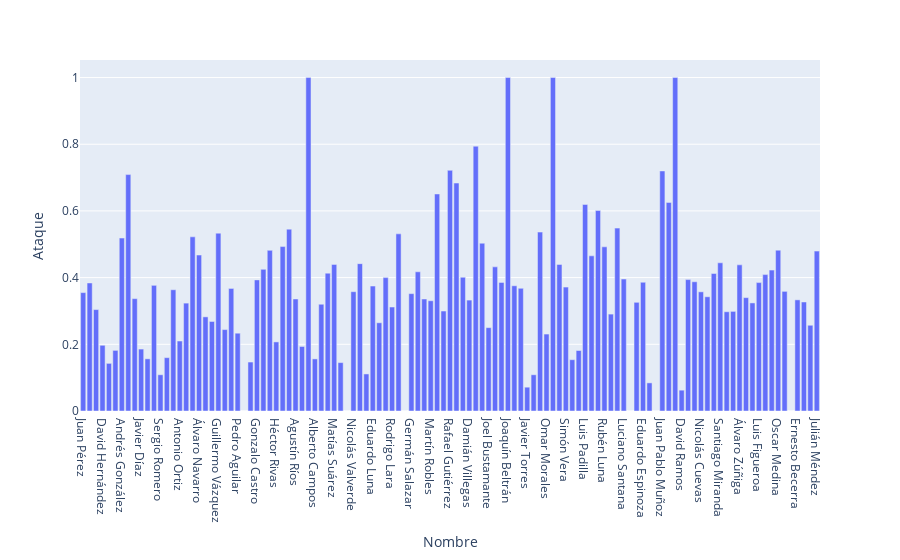

Notebook code cell kept with this figure:
### Code cell
fig2 = px.bar(df, x= "Nombre", y = "Ataque")

fig2.show()

### Figure 1 — Plotly figure (JSON) as saved in the notebook; plotly's stock layout.template omitted (floating-point values rounded to 4 significant figures)
{"data": [{"alignmentgroup": "True", "hovertemplate": "Nombre=%{x}<br>Ataque=%{y}<extra></extra>", "legendgroup": "", "marker": {"color": "#636efa", "pattern": {"shape": ""}}, "name": "", "offsetgroup": "", "orientation": "v", "showlegend": false, "textposition": "auto", "type": "bar", "x": ["Juan Pérez", "Carlos López", "Miguel Rodríguez", "David Hernández", "José Martínez", "Alejandro García", "Andrés González", "Daniel Sánchez", "Francisco Ramírez", "Javier Díaz", "Fernando Morales", "Luis Castillo", "Sergio Romero", "Diego Torres", "Manuel Cruz", "Antonio Ortiz", "Pablo Jiménez", "Santiago Flores", "Álvaro Navarro", "Tomás Méndez", "Iván Ruiz", "Guillermo Vázquez", "Rubén Fernández", "Adrián Mendoza", "Pedro Aguilar", "Raúl Paredes", "Enrique Herrera", "Gonzalo Castro", "Jaime Domínguez", "Mario Peña", "Héctor Rivas", "Marcos Silva", "Cristian Escobar", "Agustín Ríos", "Bruno Valenzuela", "Oscar Salinas", "Alberto Campos", "Hugo Cordero", "Felipe Ponce", "Matías Suárez", "Julián Blanco", "Sebastián Ortega", "Nicolás Valverde", "Ricardo Vega", "Ángel Reyes", "Eduardo Luna", "Esteban Bautista", "Vicente Moreno", "Rodrigo Lara", "Fabián Palacios", "Emiliano Pizarro", "Germán Salazar", "Kevin Nieto", "Alfredo Quintana", "Martín Robles", "Jesús Ferrer", "Samuel Arce", "Rafael Gutiérrez", "Marcos Zamora", "Jonathan Núñez", "Damián Villegas", "Ezequiel Galindo", "Bruno Santillán", "Joel Bustamante", "Gabriel Paredes", "Arturo Montes", "Joaquín Beltrán", "Mauricio Carrillo", "Matías Benítez", "Javier Torres", "Hugo Orozco", "Lucas Valero", "Omar Morales", "Raúl Montoya", "Daniel Frías", "Simón Vera", "Franco Soto", "Abel Galván", "Luis Padilla", "Israel Barrera", "Efraín Guerra", "Rubén Luna", "Adolfo Caballero", "Cristian Fuentes", "Luciano Santana", "Aarón Ríos", "Gonzalo Montero", "Eduardo Espinoza", "Antonio Vega", "Adrián Ruiz", "Juan Pablo Muñoz", "Rafael Navarro", "Jaime Molina", "David Ramos", "Andrés Castaño", "Jorge Lozano", "Nicolás Cuevas", "Félix Aguilera", "Alex Soria", "Santiago Miranda", "Diego Tapia", "Camilo Escamilla", "Álvaro Zúñiga", "Ángel Valencia", "Gonzalo Pastor", "Luis Figueroa", "Ricardo Benítez", "Martín Sandoval", "Oscar Medina", "Leonardo Cárdenas", "Jesús Ventura", "Ernesto Becerra", "Vicente Sosa", "Bruno Miranda", "Julián Méndez"], "xaxis": "x", "y": [0.3551, 0.384, 0.3041, 0.1971, 0.1429, 0.1818, 0.5187, 0.709, 0.3369, 0.1857, 0.1565, 0.3769, 0.1087, 0.16, 0.3636, 0.2099, 0.3235, 0.5223, 0.4677, 0.2824, 0.2685, 0.5333, 0.2442, 0.3675, 0.2333, 0, 0.1468, 0.3932, 0.4248, 0.4818, 0.2072, 0.4931, 0.5453, 0.3359, 0.1935, 1, 0.1562, 0.3202, 0.4134, 0.4397, 0.1452, 0, 0.3578, 0.4419, 0.1111, 0.3748, 0.2646, 0.4, 0.3118, 0.5312, 0, 0.352, 0.4174, 0.3359, 0.3307, 0.6508, 0.2998, 0.7218, 0.6836, 0.4011, 0.3326, 0.7942, 0.5032, 0.25, 0.4323, 0.3857, 1, 0.3755, 0.368, 0.07143, 0.1087, 0.5365, 0.2308, 1, 0.4396, 0.3717, 0.1538, 0.1814, 0.6195, 0.4653, 0.6011, 0.4924, 0.2906, 0.5485, 0.3958, 0, 0.326, 0.3862, 0.08434, 0, 0.7199, 0.6256, 1, 0.0625, 0.3941, 0.3875, 0.3574, 0.3426, 0.4123, 0.4444, 0.2977, 0.2987, 0.4383, 0.34, 0.3241, 0.3851, 0.4091, 0.4226, 0.4824, 0.3588, 0, 0.3333, 0.3269, 0.2571, 0.4796], "yaxis": "y"}], "layout": {"barmode": "relative", "legend": {"tracegroupgap": 0}, "margin": {"t": 60}, "xaxis": {"anchor": "y", "domain": [0, 1], "title": {"text": "Nombre"}}, "yaxis": {"anchor": "x", "domain": [0, 1], "title": {"text": "Ataque"}}}}
